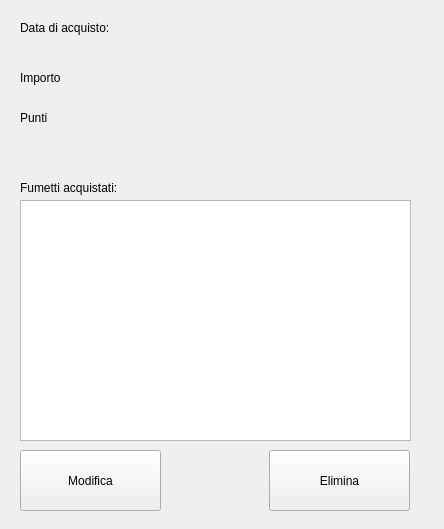
<?xml version="1.0" encoding="UTF-8"?>
<ui version="4.0">
 <class>VistaAcquisto</class>
 <widget class="QWidget" name="VistaAcquisto">
  <property name="geometry">
   <rect>
    <x>0</x>
    <y>0</y>
    <width>444</width>
    <height>529</height>
   </rect>
  </property>
  <property name="windowTitle">
   <string>Form</string>
  </property>
  <widget class="QLabel" name="l_data">
   <property name="geometry">
    <rect>
     <x>20</x>
     <y>20</y>
     <width>401</width>
     <height>16</height>
    </rect>
   </property>
   <property name="text">
    <string>Data di acquisto:</string>
   </property>
  </widget>
  <widget class="QLabel" name="l_importo">
   <property name="geometry">
    <rect>
     <x>20</x>
     <y>70</y>
     <width>421</width>
     <height>16</height>
    </rect>
   </property>
   <property name="text">
    <string>Importo</string>
   </property>
  </widget>
  <widget class="QLabel" name="l_punti">
   <property name="geometry">
    <rect>
     <x>20</x>
     <y>110</y>
     <width>411</width>
     <height>16</height>
    </rect>
   </property>
   <property name="text">
    <string>Punti</string>
   </property>
  </widget>
  <widget class="QLabel" name="label">
   <property name="geometry">
    <rect>
     <x>20</x>
     <y>180</y>
     <width>401</width>
     <height>16</height>
    </rect>
   </property>
   <property name="text">
    <string>Fumetti acquistati:</string>
   </property>
  </widget>
  <widget class="QListView" name="lista_fumetti">
   <property name="geometry">
    <rect>
     <x>20</x>
     <y>200</y>
     <width>391</width>
     <height>241</height>
    </rect>
   </property>
  </widget>
  <widget class="QPushButton" name="btn_modifica">
   <property name="geometry">
    <rect>
     <x>20</x>
     <y>450</y>
     <width>141</width>
     <height>61</height>
    </rect>
   </property>
   <property name="text">
    <string>Modifica</string>
   </property>
  </widget>
  <widget class="QPushButton" name="btn_elimina">
   <property name="geometry">
    <rect>
     <x>269</x>
     <y>450</y>
     <width>141</width>
     <height>61</height>
    </rect>
   </property>
   <property name="text">
    <string>Elimina</string>
   </property>
  </widget>
 </widget>
 <resources/>
 <connections/>
</ui>
